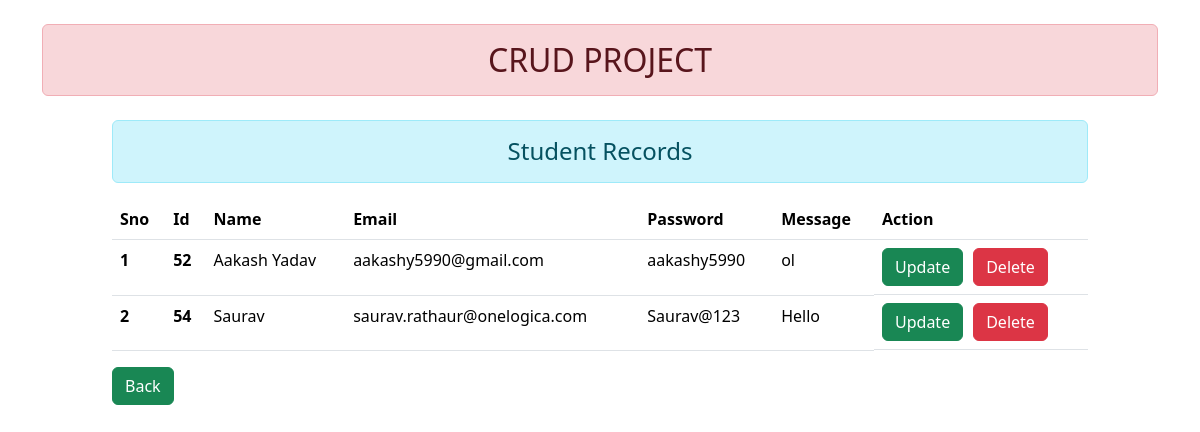
/show/, run on an earlier commit of the app's database.
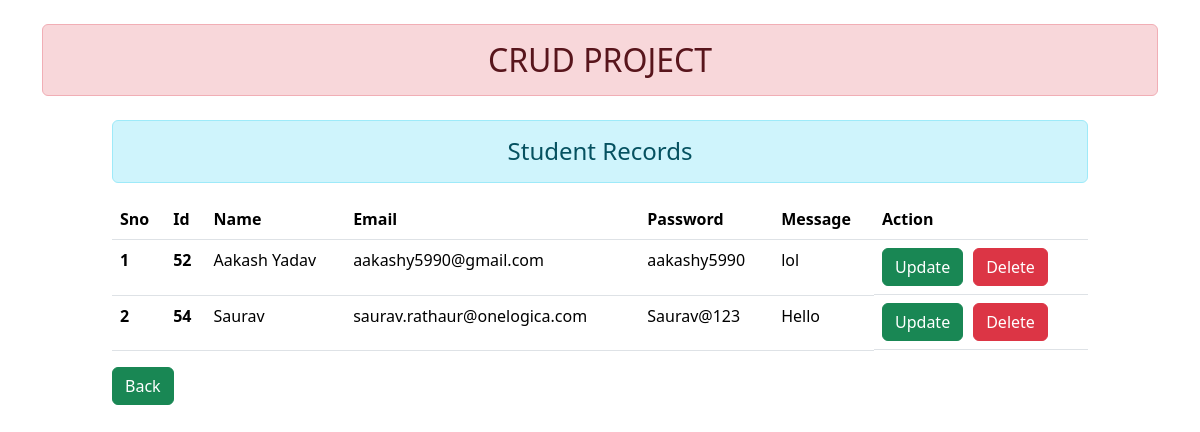
And on a later commit of the database.
### enroll/models.py (models this page shows)
class User(models.Model):
    name = models.CharField(max_length=70)
    email = models.EmailField(max_length=70)
    password = models.CharField(max_length=70)
    message = models.CharField(max_length=70)

### enroll/views.py (the view)
# urls.py: path('show/',views.showdata,name="show"),
def showdata(request):
    stud = User.objects.all()
    return render(request,'enroll/showdata.html',{'stu':stud})

### enroll/templates/enroll/showdata.html (shortened to what this page needs)
{% extends 'base.html' %}
{% block content %}
<div class="container-fluid mt-4 ">
    <div class="row">
        <div class="col-sm-10 offset-1">
            <h4 class="alert alert-info text-center">Student Records</h4>
            {% if stu %}
            <table class="table table-hover">
                <thead>
                    <tr>
                      <th scope="col">Sno</th>
                      <th scope="col">Id</th>
                      <th scope="col">Name</th>
                      <th scope="col">Email</th>
                      <th scope="col">Password</th>
                      <th scope="col">Message</th>
                      <th scope="col">Action</th>
                    </tr>
                </thead>
                <tbody>
                    {% for st in stu %}
                    <tr>
                      <th scope="row">{{forloop.counter}}</th>
                      <th>{{st.id}}</th>
                      <td>{{st.name}}</td>
                      <td>{{st.email}}</td>
                      <td>{{st.password}}</td>
                      <td>{{st.message}}</td>
                      <td class="flex">
                        <a href="{% url 'update' st.id %}" class="btn btn-success">Update</a>
                        <form action="{% url 'delete' st.id %}" method="POST">
                            <input type="submit" class="btn btn-danger" value="Delete">
                        </form>
                      </td>
                    </tr>
                    {% endfor %}
                </tbody>
              </table>
              {% else %}
              <h4 class="alert alert-warning text-center">Database is empty</h4>
              {% endif %}
              <a href="{% url 'home' %}" class="btn btn-success">Back</a>
        </div>
    </div>
</div>
{% endblock content %}

What changed in the data, as far as the page shows it:
changed User "Aakash Yadav": message "ol" → "lol"
